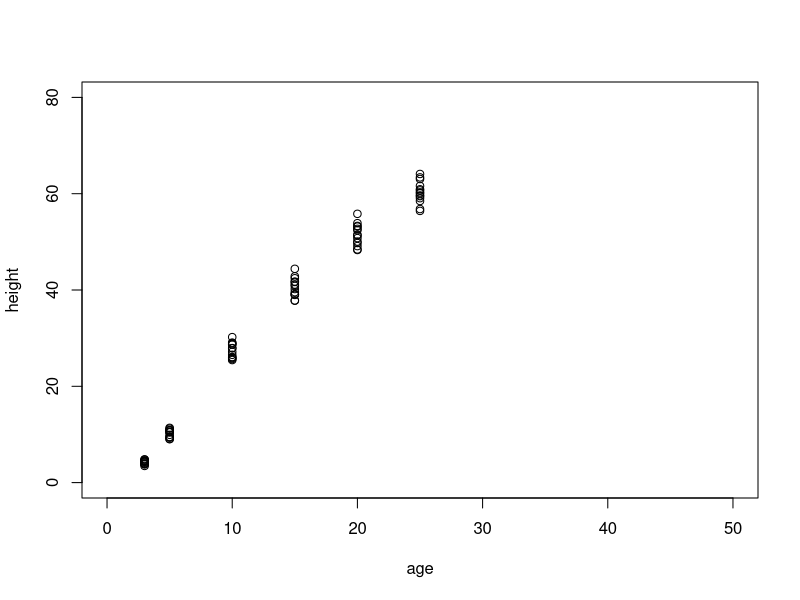

Source code (R): (Note: a time limit stopped this script after it produced the figure.)
loss_function <- function(y,pred) { 
  return( sum((y - pred)^2)/length(y) )
}

### The gradient descent requires two values: learning rate and number of iterations.

gradientDesc <- function(x, y, learn_rate=1e-6, max_iter=1e3) {
  #plot(x, y, col = "blue", pch = 20)
  conv_threshold <- 1e-4
  n <- length(y)
  m <- runif(1, 0, 1)
  c <- runif(1, 0, 1)
  yhat <- m * x + c
  # sum((y - pred)^2)/length(y)
  MSE <- loss_function(y,yhat)
  converged = F
  iterations = 0
  while(converged == F) {
    ## Implement the gradient descent algorithm
    m_new <- m - learn_rate * ((1 / n) * (sum((yhat - y) * x)))
    c_new <- c - learn_rate * ((1 / n) * (sum(yhat - y)))
    m <- m_new
    c <- c_new
    yhat <- m * x + c
    MSE_new <- loss_function(y,yhat)
    if(MSE - MSE_new <= conv_threshold) {
      #abline(c, m) 
      converged = T
      print(paste("Optimal intercept:", c, "Optimal slope:", m))
      return(data.frame(w=m,b=c,loss=MSE_new))
    }
    iterations = iterations + 1
    if(iterations > max_iter) { 
      #abline(c, m) 
      converged = T
      print(paste("Optimal intercept:", c, "Optimal slope:", m))
      return(data.frame(w=m,b=c,loss=MSE_new))
    }
  }
}


age <- datasets::Loblolly$age
height <- datasets::Loblolly$height

# Run the function 
gradientDesc(age, height, 0.00002, 2500000)



library(ggplot2)
plot(height ~ age, xlim=c(0,50), ylim=c(0,80))



mod <- lm(height ~ age)
mod$coefficients

## iterating with the learning rate
library(dplyr)
res <- NULL
learning_rate <- c(1e-1,5e-2,1e-2,5e-3,1e-3,5e-4,1e-4,5e-5,1e-5,5e-6,1e-6)
for (lr in learning_rate) {
  gd <- gradientDesc(age, height, lr, 2500000)
  res <- rbind(res, data.frame(cbind(learning_rate=lr, gd)))
}


options(repr.plot.width = 4, repr.plot.height = 3)
res <- res %>% arrange(learning_rate)
res
plot(res$loss ~ res$learning_rate, type="l",
     xlab="Learning rate", ylab="Loss (MSE)",
     xlim = rev(range(res$learning_rate)))
plot(log10(res$loss) ~ log10(res$learning_rate), type="l",
     xlab="Learning rate", ylab="Loss (MSE)",
     xlim = rev(range(log10(res$learning_rate))))


learning_rate <- c(1e-5,2e-5,3e-5,5e-5,6e-5,7e-5,8e-5,9e-5,1e-4,2e-4,3e-4,5e-4,6e-4,7e-4,8e-4,9e-4,1e-3)
learning_rate


res <- NULL
for (lr in learning_rate) {
  gd <- gradientDesc(mtcars$disp, mtcars$mpg, lr, 2500000)
  res <- rbind(res, data.frame(cbind(learning_rate=lr, gd)))
}


library(dplyr)
res <- res %>% arrange(learning_rate) 
res
options(repr.plot.width = 6, repr.plot.height = 4)
plot(res$loss ~ res$learning_rate, type="l",
     xlab="Learning rate", ylab="Loss (MSE)",
     xlim = rev(range(res$learning_rate)))
plot(log10(res$loss) ~ log10(res$learning_rate), type="l",
     xlab="Learning rate", ylab="Loss (MSE)",
     xlim = rev(range(log10(res$learning_rate))))



## iterating with the number of iterations
library(dplyr)
res <- NULL
number_iterations <- c(1e1,5e2,1e2,5e3,1e3,5e4,1e4,5e5,1e5,5e6,1e6,5e6,1e7)
for (iter in number_iterations) {
  gd <- gradientDesc(mtcars$disp, mtcars$mpg, 1e-5, iter)
  res <- rbind(res, data.frame(cbind(num_iter=iter, gd)))
}


res <- res %>% arrange(num_iter)
res
options(repr.plot.width = 6, repr.plot.height = 4)
plot(res$loss ~ res$num_iter, type="l",xlab="Number of iterations", ylab="Loss (MSE)")
plot(log10(res$loss) ~ log10(res$num_iter), type="l",xlab="Number of iterations", ylab="Loss (MSE)")




points <- datasets::Loblolly


plot(points$height ~ points$age, xlim=c(0,50), ylim=c(0,80))

lines <- data.frame(matrix(ncol = 4, nrow = 0))
names <- c("age1", "age2", "height1", "height2")
colnames(lines) <- names

for(i in seq_along(points$age)) {
  for(j in seq_along(points$age)) {
    if (points$age[i] != points$age[j] || points$height[i] != points$height[j]){
      lines <- lines %>% add_row(age1 = points$age[i], height1 = points$height[i], age2 = points$age[j], height2 = points$height[j])
    }
  }
}

lines$x2 <- ifelse(lines$age1 >= lines$age2 , lines$age1 , lines$age2) 
lines$x1 <- ifelse(lines$age1 < lines$age2 , lines$age2 , lines$age1) 
lines$y2 <- ifelse(lines$age1 >= lines$age2 , lines$height1 , lines$height2) 
lines$y1 <- ifelse(lines$age1 < lines$age2 , lines$height2 , lines$height1) 

lines$slope <- lines$y2 - lines$y1 / lines$x2 - lines$x1
slope = mean(lines$slope)
